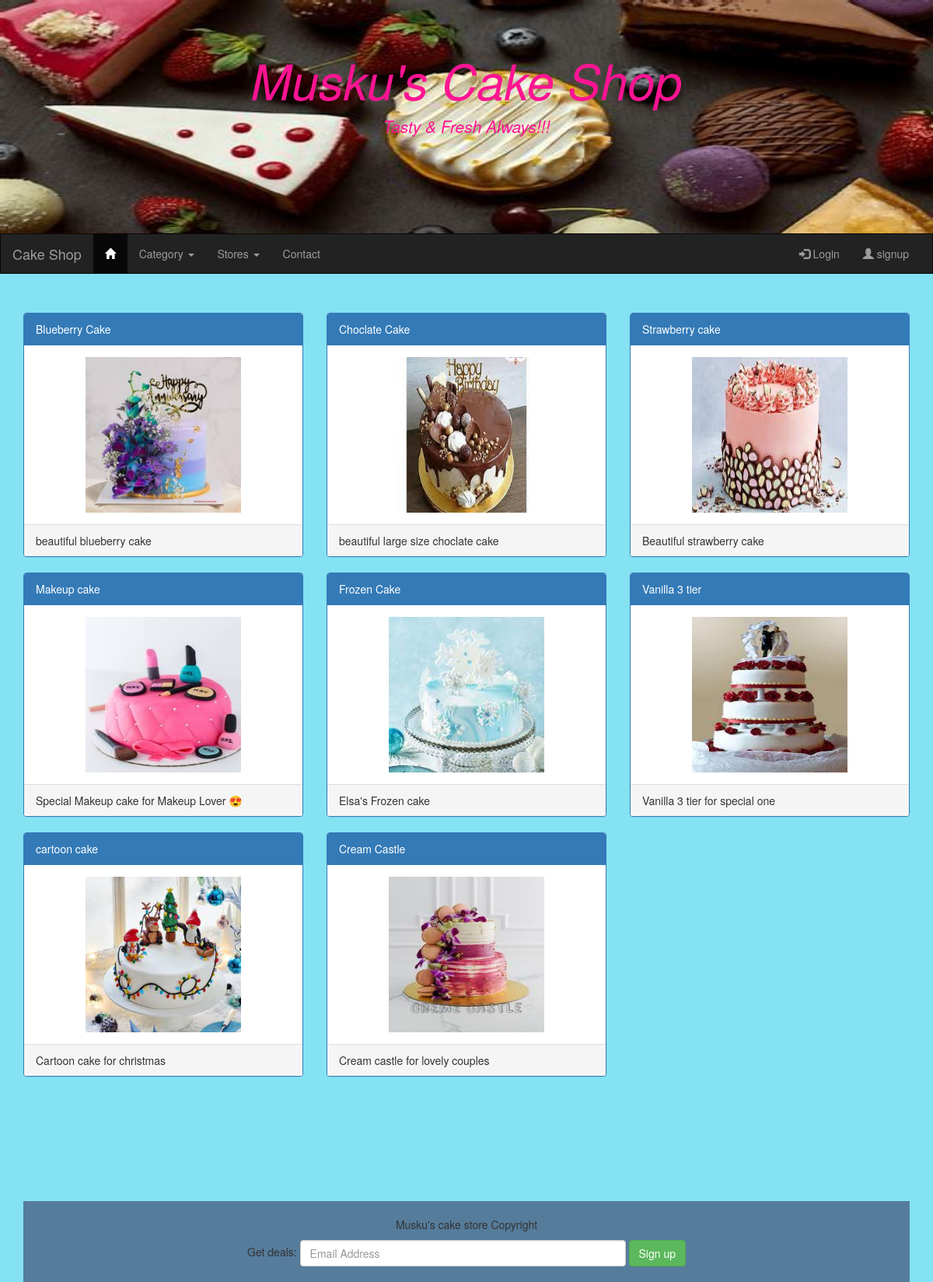
The page / on the database its author committed.
### Adminapp/models.py (models this page shows)
class Product(models.Model):
    pname = models.CharField(max_length=20)
    price = models.FloatField(default=300)
    size = models.FloatField(default=0.5)
    desc = models.CharField(max_length=50)
    image = models.ImageField(default="abc.jpg",upload_to="images")
    cat = models.ForeignKey(to = "Category",on_delete=models.CASCADE)
    seller = models.CharField(max_length=50)
    class Meta:
        db_table = "Product"
    def __str__(self):
        return self.pname

### Userapp/views.py (the view)
# urls.py: path('',views.homepage),
def homepage(request):
    cat = Category.objects.all()
    cake = Product.objects.all()
    store = Product.objects.all()
    return render(request,"homepage.html",{"cats":cat,"cakes":cake,"stores" : store})

### Adminapp/models.py (called while the page is built)
    def __str__(self):
        return self.category_name

### Userapp/templates/homepage.html (shortened to what this page needs)
{%load static%}
<!DOCTYPE html>
<html lang="en">
<head>
  <link rel="stylesheet" href="https://maxcdn.bootstrapcdn.com/bootstrap/3.4.1/css/bootstrap.min.css">
  <link rel="stylesheet" href="https://cdnjs.cloudflare.com/ajax/libs/font-awesome/4.7.0/css/font-awesome.min.css">
</head>
<body style="background-color: #85e2f2;">
<div class="jumbotron">
  <div id = "color"class="container text-center">
    <h1><i>Musku's Cake shop</i></h1>
    <p><i>Tasty & Fresh Always!!!</i></p>
  </div>
</div>
<nav class="navbar navbar-inverse">
  <div class="container-fluid">
    <div class="navbar-header">
      {%if "uname" in request.session%}
      <a class="navbar-brand" href="#">Welcome {{request.session.uname}}</a>
      {%else%}
      <a class="navbar-brand" href="#">  Cake Shop</a>
      {%endif%}
    </div>
    <div class="collapse navbar-collapse" id="myNavbar">
      <ul class="nav navbar-nav">
        <li class="active"><a href="/"><span class="glyphicon glyphicon-home"></span></a></li>
        <li class="dropdown">
            <a class="dropdown-toggle" data-toggle="dropdown" href="#">Category
            <span class="caret"></span></a>
          </li>
        <li class="dropdown">
          <a class="dropdown-toggle" data-toggle="dropdown" href="#">Stores
          <span class="caret"></span></a>
        </li>
        <li><a href="/contact">Contact</a></li>
      </ul>
      <ul class="nav navbar-nav navbar-right">
        {%if 'uname' in request.session%}
        <li><a href="/logout"><span class="glyphicon glyphicon-log-out"></span>  Log-out</a></li>
        <li><a href="/cart"><span class="glyphicon glyphicon-shopping-cart"></span>  Cart </a></li>
        {%else%}
        <li><a href="/login"><span class="glyphicon glyphicon-log-in"></span>  Login </a></li>
        <li><a href="/signup"><span class="glyphicon glyphicon-user"></span> signup</a></li>
        {%endif%}
      </ul>
    </div>
  </div>
</nav>
{%block content%}
<div class="container">
  <div class="row">
    {%for cake in cakes%}
    <div class="col-sm-4">
      <div class="panel panel-primary">
        <div class="panel-heading">{{cake}}</div>
        <div class="panel-body"><center><a href = "/viewdetails/{{cake.id}}"><img src="{{cake.image.url}}" class="img-responsive" style="width:200px; height : 200px;"></a></center></div>
        <div class="panel-footer">{{cake.desc}}</div>
      </div>
    </div>
   {%endfor%}
</div><br><br>
{%endblock%}
<footer class="container-fluid text-center">
  <p>Musku's cake store Copyright</p>
  <form class="form-inline">Get deals:
    <input type="email" class="form-control" size="50" placeholder="Email Address">
    <a href="/signup" class = 'btn btn-success'>Sign up</a>
  </form>
</footer>
</body>
</html>

### Userapp/templates/homepage.html (style rules this page uses)
.navbar { margin-bottom: 50px; border-radius: 0; }
.jumbotron { background-image: url('/static/backg.jpg'); background-size: 1200px 400px; width : 1200px; height: 300px; margin-bottom: 0; }
#color { color:deeppink; text-transform: capitalize; text-decoration: solid; text-shadow: #e3cdcd; }
footer { position:relative; left: 0; right: 0; bottom: 0; width: 100%; background-color: #567c9b; padding: 20px; margin-top: 100px; }

### rows shown on the page
Product: pname "Blueberry Cake", image (picture), desc "beautiful blueberry cake"
Product: pname "Choclate Cake", image (picture), desc "beautiful large size choclate cake"
Product: pname "Strawberry cake", image (picture), desc "Beautiful strawberry cake"
Product: pname "Makeup cake", image (picture), desc "Special Makeup cake for Makeup Lover 😍"
Product: pname "Frozen Cake", image (picture), desc "Elsa's Frozen cake"
Product: pname "Vanilla 3 tier", image (picture), desc "Vanilla 3 tier for special one"
Product: pname "cartoon cake", image (picture), desc "Cartoon cake for christmas"
Product: pname "Cream Castle", image (picture), desc "Cream castle for lovely couples"
